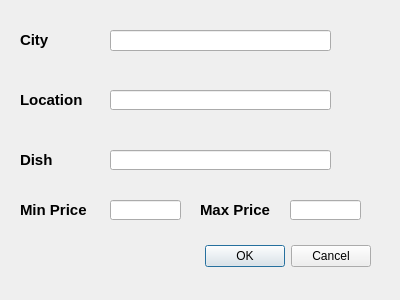
<?xml version="1.0" encoding="UTF-8"?>
<ui version="4.0">
 <class>thebestrestaurantDialogBase</class>
 <widget class="QDialog" name="thebestrestaurantDialogBase">
  <property name="geometry">
   <rect>
    <x>0</x>
    <y>0</y>
    <width>400</width>
    <height>300</height>
   </rect>
  </property>
  <property name="windowTitle">
   <string>The Best Restaurant</string>
  </property>
  <widget class="QDialogButtonBox" name="button_box">
   <property name="geometry">
    <rect>
     <x>30</x>
     <y>240</y>
     <width>341</width>
     <height>32</height>
    </rect>
   </property>
   <property name="orientation">
    <enum>Qt::Horizontal</enum>
   </property>
   <property name="standardButtons">
    <set>QDialogButtonBox::Cancel|QDialogButtonBox::Ok</set>
   </property>
  </widget>
  <widget class="QLineEdit" name="lineEdit">
   <property name="geometry">
    <rect>
     <x>110</x>
     <y>30</y>
     <width>221</width>
     <height>21</height>
    </rect>
   </property>
  </widget>
  <widget class="QLabel" name="label">
   <property name="geometry">
    <rect>
     <x>20</x>
     <y>30</y>
     <width>51</width>
     <height>21</height>
    </rect>
   </property>
   <property name="text">
    <string>&lt;html&gt;&lt;head/&gt;&lt;body&gt;&lt;p&gt;&lt;span style=&quot; font-size:11pt; font-weight:600;&quot;&gt;City&lt;/span&gt;&lt;/p&gt;&lt;/body&gt;&lt;/html&gt;</string>
   </property>
  </widget>
  <widget class="QLineEdit" name="lineEdit_2">
   <property name="geometry">
    <rect>
     <x>110</x>
     <y>90</y>
     <width>221</width>
     <height>20</height>
    </rect>
   </property>
  </widget>
  <widget class="QLabel" name="label_2">
   <property name="geometry">
    <rect>
     <x>20</x>
     <y>90</y>
     <width>71</width>
     <height>21</height>
    </rect>
   </property>
   <property name="text">
    <string>&lt;html&gt;&lt;head/&gt;&lt;body&gt;&lt;p&gt;&lt;span style=&quot; font-size:11pt; font-weight:600;&quot;&gt;Location&lt;/span&gt;&lt;/p&gt;&lt;/body&gt;&lt;/html&gt;</string>
   </property>
  </widget>
  <widget class="QLineEdit" name="lineEdit_3">
   <property name="geometry">
    <rect>
     <x>110</x>
     <y>150</y>
     <width>221</width>
     <height>20</height>
    </rect>
   </property>
  </widget>
  <widget class="QLabel" name="label_3">
   <property name="geometry">
    <rect>
     <x>20</x>
     <y>150</y>
     <width>47</width>
     <height>20</height>
    </rect>
   </property>
   <property name="text">
    <string>&lt;html&gt;&lt;head/&gt;&lt;body&gt;&lt;p&gt;&lt;span style=&quot; font-size:11pt; font-weight:600;&quot;&gt;Dish&lt;/span&gt;&lt;/p&gt;&lt;/body&gt;&lt;/html&gt;</string>
   </property>
  </widget>
  <widget class="QLabel" name="label_4">
   <property name="geometry">
    <rect>
     <x>20</x>
     <y>200</y>
     <width>71</width>
     <height>21</height>
    </rect>
   </property>
   <property name="text">
    <string>&lt;html&gt;&lt;head/&gt;&lt;body&gt;&lt;p&gt;&lt;span style=&quot; font-size:11pt; font-weight:600;&quot;&gt;Min Price&lt;/span&gt;&lt;/p&gt;&lt;/body&gt;&lt;/html&gt;</string>
   </property>
  </widget>
  <widget class="QLineEdit" name="lineEdit_4">
   <property name="geometry">
    <rect>
     <x>110</x>
     <y>200</y>
     <width>71</width>
     <height>20</height>
    </rect>
   </property>
  </widget>
  <widget class="QLabel" name="label_5">
   <property name="geometry">
    <rect>
     <x>200</x>
     <y>200</y>
     <width>81</width>
     <height>20</height>
    </rect>
   </property>
   <property name="text">
    <string>&lt;html&gt;&lt;head/&gt;&lt;body&gt;&lt;p&gt;&lt;span style=&quot; font-size:11pt; font-weight:600;&quot;&gt;Max Price&lt;/span&gt;&lt;/p&gt;&lt;/body&gt;&lt;/html&gt;</string>
   </property>
  </widget>
  <widget class="QLineEdit" name="lineEdit_5">
   <property name="geometry">
    <rect>
     <x>290</x>
     <y>200</y>
     <width>71</width>
     <height>20</height>
    </rect>
   </property>
  </widget>
 </widget>
 <resources/>
 <connections>
  <connection>
   <sender>button_box</sender>
   <signal>accepted()</signal>
   <receiver>thebestrestaurantDialogBase</receiver>
   <slot>accept()</slot>
   <hints>
    <hint type="sourcelabel">
     <x>20</x>
     <y>20</y>
    </hint>
    <hint type="destinationlabel">
     <x>20</x>
     <y>20</y>
    </hint>
   </hints>
  </connection>
  <connection>
   <sender>button_box</sender>
   <signal>rejected()</signal>
   <receiver>thebestrestaurantDialogBase</receiver>
   <slot>reject()</slot>
   <hints>
    <hint type="sourcelabel">
     <x>20</x>
     <y>20</y>
    </hint>
    <hint type="destinationlabel">
     <x>20</x>
     <y>20</y>
    </hint>
   </hints>
  </connection>
 </connections>
</ui>
